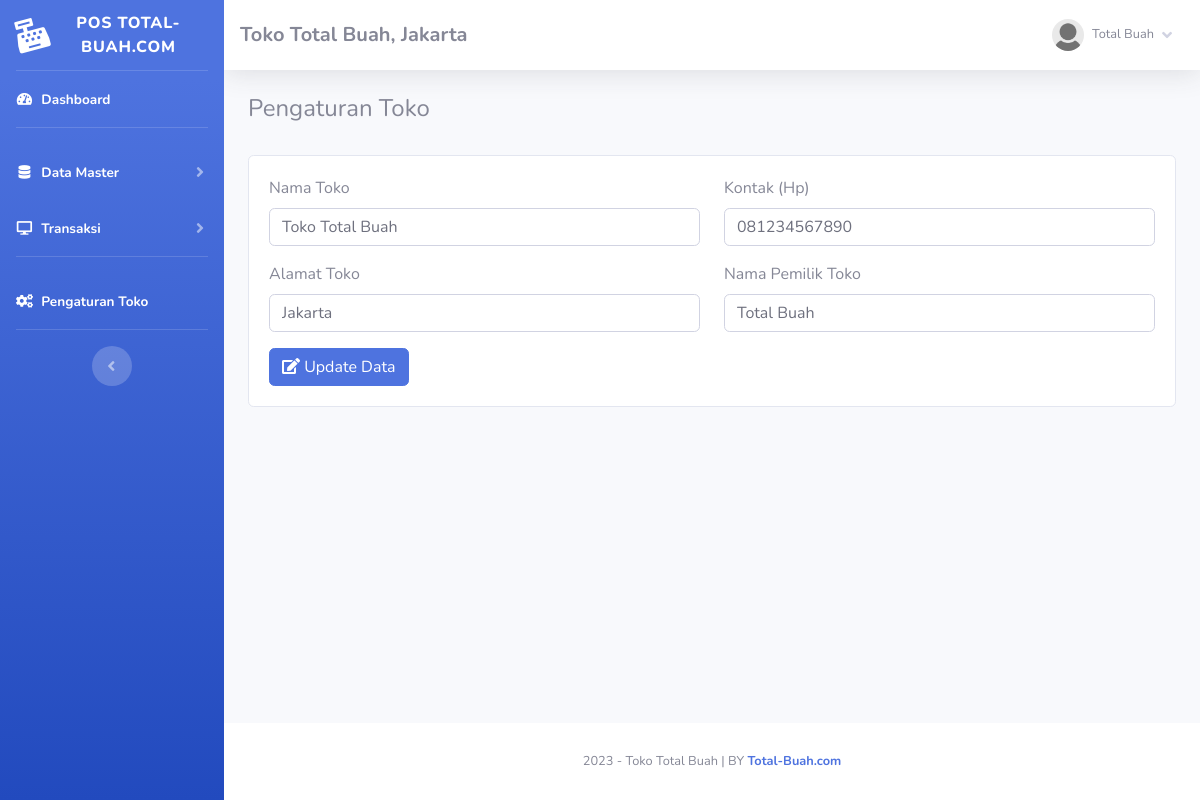
Screenshot of /index.php?page=pengaturan (signed in) with the database file from the repository.
### tables this page shows
CREATE TABLE IF NOT EXISTS `toko` (
  `id_toko` int(11) NOT NULL AUTO_INCREMENT,
  `nama_toko` varchar(255) NOT NULL,
  `alamat_toko` text NOT NULL,
  `tlp` varchar(255) NOT NULL,
  `nama_pemilik` varchar(255) NOT NULL,
  PRIMARY KEY (`id_toko`)
);

CREATE TABLE IF NOT EXISTS `member` (
  `id_member` int(11) NOT NULL AUTO_INCREMENT,
  `nm_member` varchar(255) NOT NULL,
  `alamat_member` text NOT NULL,
  `telepon` varchar(255) NOT NULL,
  `email` varchar(255) NOT NULL,
  `gambar` text NOT NULL,
  `NIK` text NOT NULL,
  PRIMARY KEY (`id_member`)
);

### admin/module/pengaturan/index.php (the view, shortened to what this page needs)
<h4>Pengaturan Toko</h4>
<br>
<div class="card">
	<div class="card-body">
		<form method="post" action="fungsi/edit/edit.php?pengaturan=ubah">
			<div class="row">
				<div class="col-md 6">
					<div class="form-group">
						<label for="">Nama Toko</label>
						<input class="form-control" name="namatoko" value="<?php echo $toko['nama_toko'];?>"
									placeholder="Nama Toko">
					</div>
					<div class="form-group">
						<label for="">Alamat Toko</label>
						<input class="form-control" name="alamat" value="<?php echo $toko['alamat_toko'];?>"
									placeholder="Alamat Toko">
					</div>
				</div>
				<div class="col-md 6">
					<div class="form-group">
						<label for="">Kontak (Hp)</label>
						<input class="form-control" name="kontak" value="<?php echo $toko['tlp'];?>"
									placeholder="Kontak (Hp)">
					</div>
					<div class="form-group">
						<label for="">Nama Pemilik Toko</label>
						<input class="form-control" name="pemilik" value="<?php echo $toko['nama_pemilik'];?>"
									placeholder="Nama Pemilik Toko">
					</div>
				</div>
			</div>
			<button id="tombol-simpan" class="btn btn-primary"><i class="fas fa-edit"></i> Update Data</button>
		</form>
	</div>
</div>

### admin/template/sidebar.php (shortened to what this page needs)
<?php
    $id = $_SESSION['admin']['id_member'];
    $hasil_profil = $lihat -> member_edit($id);
?>
<ul class="navbar-nav bg-gradient-primary sidebar sidebar-dark accordion" id="accordionSidebar">
    <a class="sidebar-brand d-flex align-items-center justify-content-center" href="index.php">
        <div class="sidebar-brand-icon rotate-n-15">
            <i class="fas fa-cash-register"></i>
        </div>
        <div class="sidebar-brand-text mx-3">POS Total-Buah.com<sup></sup></div>
    </a>
    <hr class="sidebar-divider my-0">
    <li class="nav-item active">
        <a class="nav-link" href="index.php">
            <i class="fas fa-fw fa-tachometer-alt"></i>
            <span>Dashboard</span></a>
    </li>
    <hr class="sidebar-divider">
    <li class="nav-item active">
        <a class="nav-link collapsed" href="#" data-toggle="collapse" data-target="#collapseTwo" aria-expanded="true"
            aria-controls="collapseTwo">
            <i class="fas fa-fw fa-database"></i>
            <span>Data Master</span>
        </a>
    </li>
    <li class="nav-item active">
        <a class="nav-link collapsed" href="#" data-toggle="collapse" data-target="#collapse3" aria-expanded="true"
            aria-controls="collapse3">
            <i class="fas fa-fw fa-desktop"></i>
            <span>Transaksi</span>
        </a>
    </li>
    <hr class="sidebar-divider">
    <li class="nav-item active">
        <a class="nav-link" href="index.php?page=pengaturan">
            <i class="fas fa-fw fa-cogs"></i>
            <span>Pengaturan Toko</span></a>
    </li>
    <hr class="sidebar-divider d-none d-md-block">
    <div class="text-center d-none d-md-inline">
        <button class="rounded-circle border-0" id="sidebarToggle"></button>
    </div>
</ul>
<div id="content-wrapper" class="d-flex flex-column">
    <div id="content">
        <nav class="navbar navbar-expand navbar-light bg-white topbar mb-4 static-top shadow">
            <h5 class="d-lg-block d-none mt-2"><b><?php echo $toko['nama_toko'];?>, <?php echo $toko['alamat_toko'];?></b></h5>
            <ul class="navbar-nav ml-auto">
                <li class="nav-item dropdown no-arrow">
                    <a class="nav-link dropdown-toggle" href="#" id="userDropdown" role="button" data-toggle="dropdown"
                        aria-haspopup="true" aria-expanded="false">
                        <img class="img-profile rounded-circle"
                            src="assets/img/user/<?php echo $hasil_profil['gambar'];?>">
                        <span
                            class="mr-2 d-none d-lg-inline text-gray-600 small ml-2"><?php echo $hasil_profil['nm_member'];?></span>
                        <i class="fas fa-angle-down"></i>
                    </a>
                </li>
            </ul>
        </nav>
        <div class="container-fluid">

### rows the page displays
toko: nama_toko "Toko Total Buah", alamat_toko "Jakarta", namatoko "Toko Total Buah", alamat "Jakarta", kontak "081234567890", pemilik "Total Buah"

### other values shown
$hasil_profil['nm_member'] "Total Buah"
